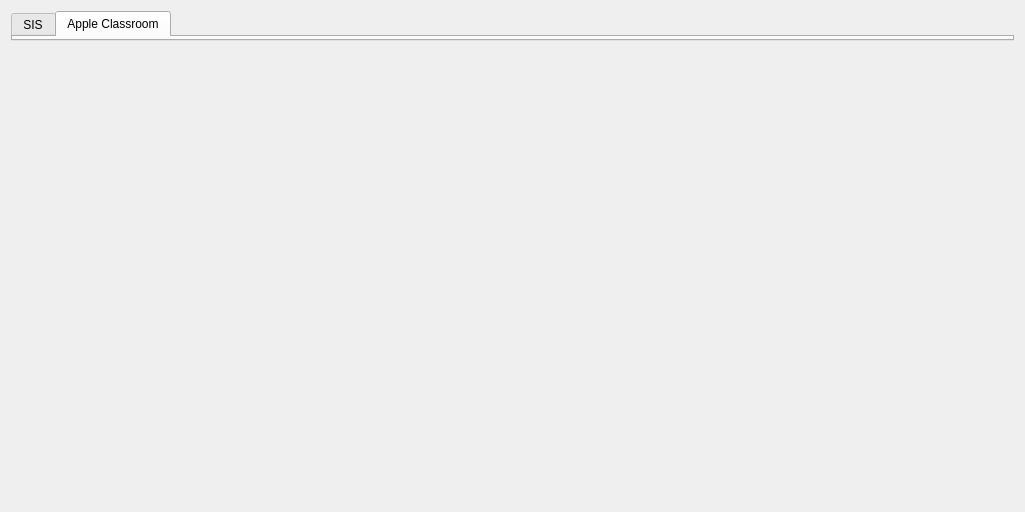
<?xml version="1.0" encoding="UTF-8"?>
<ui version="4.0">
 <class>EducationPreferencesWidget</class>
 <widget class="QWidget" name="EducationPreferencesWidget">
  <property name="geometry">
   <rect>
    <x>0</x>
    <y>0</y>
    <width>1025</width>
    <height>512</height>
   </rect>
  </property>
  <property name="minimumSize">
   <size>
    <width>0</width>
    <height>0</height>
   </size>
  </property>
  <property name="windowTitle">
   <string>Form</string>
  </property>
  <layout class="QVBoxLayout" name="verticalLayout" stretch="0,1">
   <item>
    <widget class="QTabWidget" name="educationAppTab">
     <property name="currentIndex">
      <number>1</number>
     </property>
     <widget class="SisPreferencesWidget" name="sisWidget">
      <attribute name="title">
       <string>SIS</string>
      </attribute>
     </widget>
     <widget class="ClassroomPreferencesWidget" name="classroomTab">
      <attribute name="title">
       <string>Apple Classroom</string>
      </attribute>
     </widget>
    </widget>
   </item>
   <item>
    <spacer name="verticalSpacer">
     <property name="orientation">
      <enum>Qt::Vertical</enum>
     </property>
     <property name="sizeHint" stdset="0">
      <size>
       <width>20</width>
       <height>0</height>
      </size>
     </property>
    </spacer>
   </item>
  </layout>
 </widget>
 <customwidgets>
  <customwidget>
   <class>ClassroomPreferencesWidget</class>
   <extends>QWidget</extends>
   <header>FWAdminLib/Preferences/ClassroomPreferencesWidget.h</header>
   <container>1</container>
  </customwidget>
  <customwidget>
   <class>SisPreferencesWidget</class>
   <extends>QWidget</extends>
   <header>FWAdminLib/Preferences/SisPreferencesWidget.h</header>
   <container>1</container>
  </customwidget>
 </customwidgets>
 <resources/>
 <connections/>
</ui>
